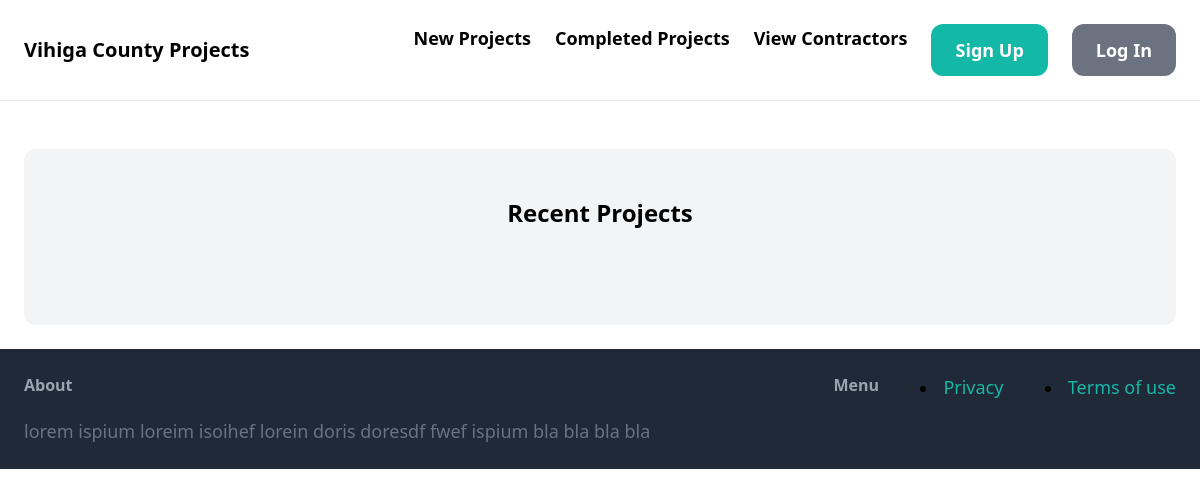
The app's page /, older data.
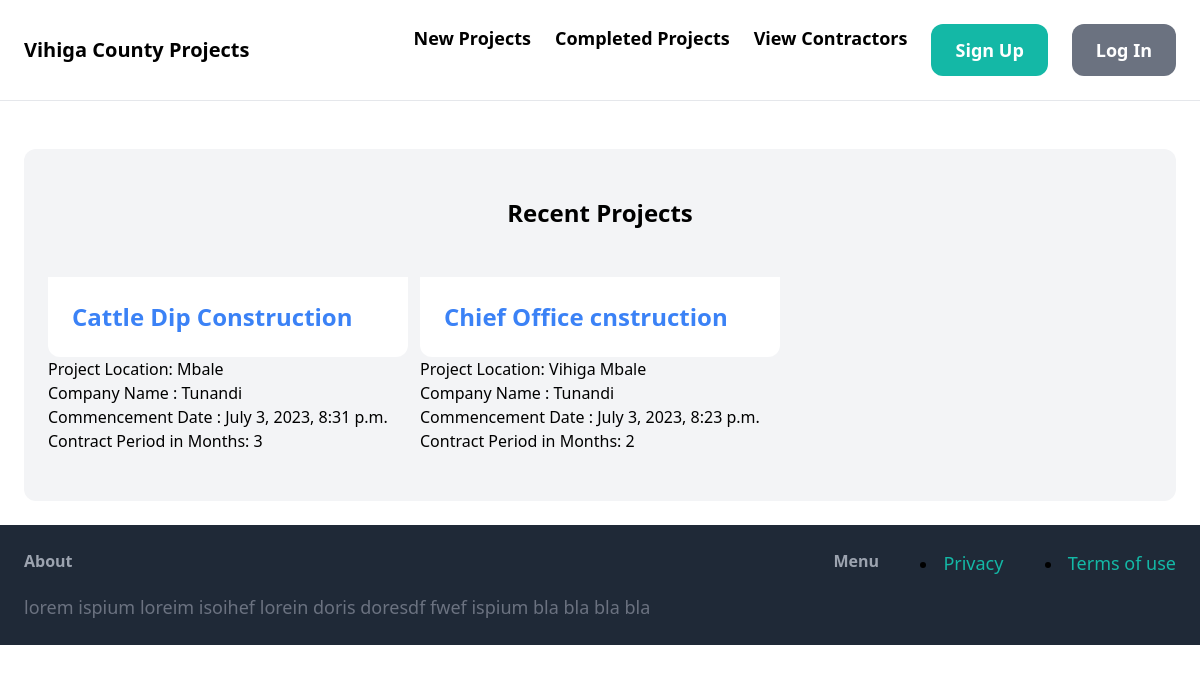
The same page, newer data.
### tracker/models.py (models this page shows, shortened)
class Project(models.Model):
    PAYMENT_STATUS=(
            (0,"Paid"),
            (1,"Pending")
        )
    WORK_STATUS=(
        (0,"started"),
        (1,"completed")
        )
    project_name = models.CharField(max_length=100,unique=True)
    project_location = models.CharField(max_length=100)
    sqm_rate_or_lm = models.CharField(max_length=50)
    commencement_date = models.DateTimeField()
    company_name = models.ForeignKey(Contractor,on_delete=models.CASCADE,related_name='contracting_company')
    procurrement_department = models.ForeignKey(Procurement_Department, on_delete=models.CASCADE,related_name='procurement')
    site_location = models.CharField(max_length=80)
    floor_area = models.CharField(max_length=20)
    contract_sum = models.CharField(max_length=20)
    payments_made = models.CharField(max_length=20)
    payment_status = models.BooleanField(choices=PAYMENT_STATUS, default=1)
    work_status = models.BooleanField(choices=WORK_STATUS,default=0)
    completed = models.BooleanField(default=False)
    updated_on = models.DateTimeField(auto_now_add=True)
    date = models.DateField()
    contract_period_months = models.PositiveIntegerField()
    class Meta:
        ordering = ['-updated_on']

class Contractor(models.Model):
    company_name = models.CharField(max_length=100,unique=True)
    company_email  = models.EmailField(null=True,unique=True)
    chief_contractor = models.CharField(max_length=100,unique=True)
    chief_contractor_phone_no = models.CharField(max_length=12,unique=True)
    contracting_team_member_1 = models.CharField(max_length=100,unique=True)
    def __str__(self):
        return self.company_name

### tracker/views.py (the view)
# urls.py: path("",views.home,name="home"),
def home(request):
    projects = Project.objects.all()
    contractor = Contractor.objects.all()
    return render(request, 'tracker/index.html',{
                  'contractor':contractor,
                  'projects':projects,})

### tracker/templates/tracker/index.html (shortened to what this page needs)
{% extends 'tracker/base.html'%}
{% block content %}
<div class = "mt-6 px-6 py-12 bg-gray-100 rounded-xl">
    <h2 class="mb-12 text-2xl text-center font-bold">Recent Projects</h2>
    <div class="grid grid-cols-3 gap-3">
        {% for project in projects %}
        <div>
            <a href=" {% url 'detail' project.id%}">
                <div class="p-6 bg-white rounded-b-xl">
                    <h2 class="text-2xl text-blue-500 font-bold">{{ project.project_name}} </h2>
                </div>
            </a>
            <div>
                <p class="text-1xl  ">Project Location: {{ project.project_location}} </p>
                <p class="text-1xl">Company Name : {{ project.company_name}} </p>
                <p class="text-1xl">Commencement Date : {{ project.commencement_date}} </p>
                <p class="text-1xl">Contract Period in Months: {{ project.contract_period_months}} </p>
            </div>
        </div>
        {% endfor %}
    </div>
</div>
   {% endblock content %}

### tracker/templates/tracker/base.html (shortened to what this page needs)
<!DOCTYPE html>
<html lang="en">
<head>
    <script src="https://cdn.tailwindcss.com"></script>
</head>
<body>
    <nav class="py-6 px-6 flex flex-wrap justify-between items-center border-b border-gray-200">
        <a href="/" class="text-xl font-semibold">Vihiga County Projects</a>
        <div class="flex space-x-6 mt-4 sm:mt-0">
            <a href="{% url 'home' %}" class="text-lg font-semibold hover:text-gray-500">New Projects</a>
            <a href="{% url 'completed' %}" class="text-lg font-semibold hover:text-gray-500">Completed Projects</a>
            <a href="#" class="text-lg font-semibold hover:text-gray-500">View Contractors</a>
            <a href="#" class="px-6 py-3 text-lg font-semibold bg-teal-500 text-white rounded-xl hover:bg-teal-700">Sign Up</a>
            <a href="#" class="px-6 py-3 text-lg font-semibold bg-gray-500 text-white rounded-xl hover:bg-gray-700">Log In</a>
        </div>
    </nav>
    <div class="px-6 py-6">
        {% block content %}
        {% endblock content %}
    </div>
    <footer class="py-6 px-6 flex justify-between bg-gray-800">
        <div class="w-2/3 pr-10">
            <h3 class="mb-5 font-semibold text-gray-400">About</h3>
            <p class="text-lg text-gray-500">lorem ispium loreim isoihef lorein doris doresdf fwef ispium bla bla bla bla </p>
        </div>
        <h3 class="mb-5 font-semibold text-gray-400">Menu</h3>
            <li><a href="{% url 'privacy' %}" class ="text-lg text-teal-500 hover:text-teal-700">Privacy</a></li>
            <li><a href="{% url 'terms' %}" class ="text-lg text-teal-500 hover:text-teal-700">Terms of use</a></li>
    </footer>
</body>
</html>

Row changes from the older to the newer data that the page shows:
added Project: project_name "Cattle Dip Construction", project_location "Mbale", company_name "Tunandi", commencement_date "July 3, 2023, 8:31 p.m.", contract_period_months "3"
added Project: project_name "Chief Office cnstruction", project_location "Vihiga Mbale", company_name "Tunandi", commencement_date "July 3, 2023, 8:23 p.m.", contract_period_months "2"
